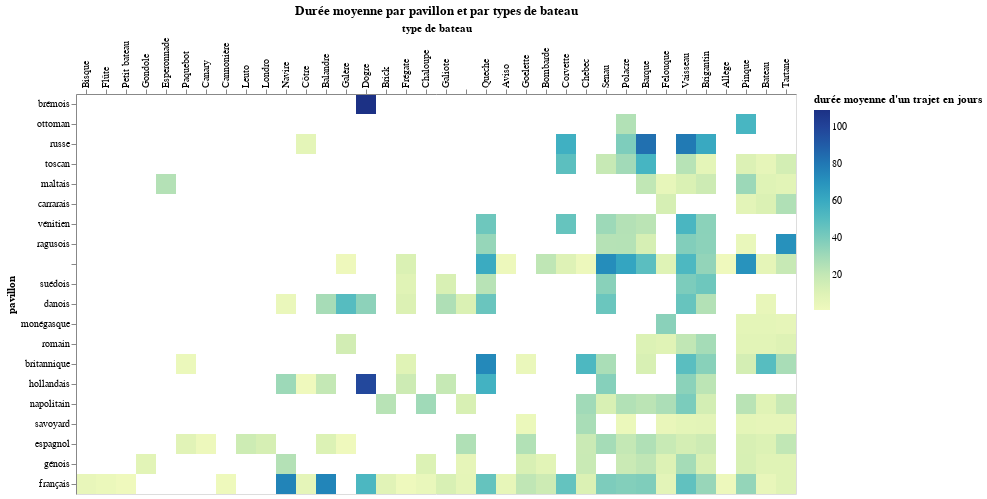

Notebook cell for this chart:
### Markdown cell above
#### Durée moyenne d'un trajet par pavillon par types de bateau - Heatmap

### Code cell
VegaLite({
    "$schema": "https://vega.github.io/schema/vega-lite/v5.json",
    "title": "Durée moyenne par pavillon et par types de bateau",
    "mark": {
        "tooltip": {
         "content": "data"
        },
        "type": "rect"
    },
    "data": {
        "values": list_viz_travel_ship
    },
    "encoding": {
        "x": {
            "field": "classe_bateau",
            "type": "nominal", 
            "title": "type de bateau",
            "sort": {"field": "count_travel", "op": "sum"},
            "axis": {
                "orient": "top"
            }
        },
        "y": {
            "field": "pavillon",
            "type": "nominal",
            "title": "pavillon",
            "sort": {"field": "count_travel", "op": "sum"}
        },
        "color": {
            "field": "mean_duration",
            "type": "quantitative",
            "title": "durée moyenne d'un trajet en jours"
        }
    }
})

### Figure 1 — Vega-Lite specification as saved in the notebook (floating-point values rounded to 4 significant figures; data arrays with more than 128 entries replaced by an {"elided": "..."} marker saying what was removed)
{"$schema": "https://vega.github.io/schema/vega-lite/v5.json", "data": {"values": {"elided": "198 records"}}, "encoding": {"color": {"field": "mean_duration", "title": "durée moyenne d'un trajet en jours", "type": "quantitative"}, "x": {"axis": {"orient": "top"}, "field": "classe_bateau", "sort": {"field": "count_travel", "op": "sum"}, "title": "type de bateau", "type": "nominal"}, "y": {"field": "pavillon", "sort": {"field": "count_travel", "op": "sum"}, "title": "pavillon", "type": "nominal"}}, "mark": {"tooltip": {"content": "data"}, "type": "rect"}, "title": "Durée moyenne par pavillon et par types de bateau"}
